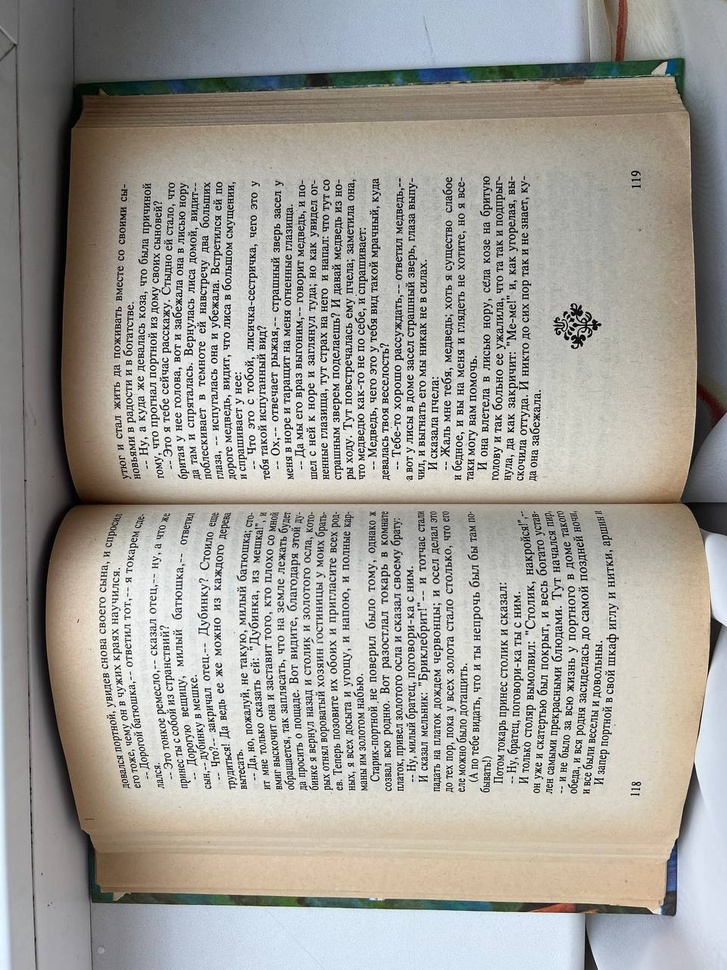
#> input picture лабораторна_1/original/text_1.jpg, 727 x 970 px, shrunk from 960 x 1280 before the run, found by its file name
$ python lab_1.py
#> lines starting #> are read from the running program, lines starting #| are printed output that depends on the picture; after the words box and inside, x2 and y2 are one past the last pixel; in counts of white or black regions, pixels touching at a corner belong together
import cv2
import numpy as np


img = cv2.imread("text_1.jpg")         # зчитуємо фотографію
#> img is the input picture: shape (970, 727, 3); mean B, G, R 156.8, 162.3, 164.5


Array_grey = []

for Color_Pixel in img:
    list_1 = []
    for grey_pixel in Color_Pixel:
        list_1.append(sum(grey_pixel) // 3)
    Array_grey.append(list_1)
#> after the loop, Array_grey = 970 items

# отримуємо маємо масив із відтінками сірого
grey_img = np.array(Array_grey, dtype=np.uint8)
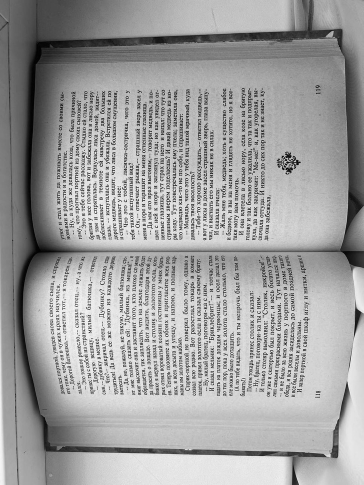
#> grey_img: shape (970, 727) (shown at 1/2 size); min 0, max 255, mean 160.9

# масив для інтенсивностей пікселів
img_array = np.array(Array_grey)

# створення гістограми
hist, _ = np.histogram(img_array, bins=256, range=(0, 256))
#> hist = 256 values, max 7733 at index 191, min 396 at index 251, mean 2754.6

total_pixels = grey_img.shape[0] * grey_img.shape[1]

# змінних для оптимального порогу та максимального міжгрупового дисперсійного варіанту
optimal_threshold = 0
max_variance = 0

# перебір можливих порогів від 0 до 255
for threshold in range(256):
    # розрахунок ймовірностей належності до класів об'єктів та фону
    pixels_lower = np.sum(hist[:threshold])
    pixels_higher = np.sum(hist[threshold:])
    prob_lower = pixels_lower / total_pixels
    prob_higher = pixels_higher / total_pixels

    # розрахунок середніх значень об'єктів та фону
    mean_lower = np.sum(np.arange(threshold) * hist[:threshold]) / pixels_lower if pixels_lower > 0 else 0
    mean_higher = np.sum(np.arange(threshold, 256) * hist[threshold:]) / pixels_higher if pixels_higher > 0 else 0

    # розрахунок внутрішньогрупової дисперсії
    variance_lower = np.sum(((np.arange(threshold) - mean_lower) ** 2) * hist[:threshold]) / pixels_lower if pixels_lower > 0 else 0
    variance_higher = np.sum(((np.arange(threshold, 256) - mean_higher) ** 2) * hist[threshold:]) / pixels_higher if pixels_higher > 0 else 0

    # розрахунок міжгрупової дисперсії
    interclass_variance = prob_lower * prob_higher * (mean_lower - mean_higher) ** 2

    # оновлення оптимального порогу, якщо знайдено кращий
    if interclass_variance > max_variance:
        max_variance = interclass_variance
        optimal_threshold = threshold
#> this loop made 256 passes
#> (pixels_lower, pixels_higher, prob_lower, prob_higher, mean_lower, mean_higher, variance_lower, variance_higher) on passes 2 to 8: (444, 704746, 0.00063, 0.999, 0, 161, 0, 3219.9), (849, 704341, 0.0012, 0.999, 0.477, 161.1, 0.249, 3207.1), (1267, 703923, 0.0018, 0.998, 0.979, 161.2, 0.68, 3193.9), (1799, 703391, 0.00255, 0.997, 1.58, 161.3, 1.33, 3177.4), (2365, 702825, 0.00335, 0.997, 2.16, 161.4, 2.08, 3160), (2944, 702246, 0.00417, 0.996, 2.72, 161.6, 2.95, 3142.4), (3460, 701730, 0.00491, 0.995, 3.21, 161.7, 3.88, 3126.9)

# створення пустого бінарного зображення тієї ж розмірності, що і сіре зображення
binary_img = np.zeros_like(grey_img)

# використання оптимального порогу для бінаризації зображення
for i in range(grey_img.shape[0]):
    for j in range(grey_img.shape[1]):
        pixel_value = grey_img[i, j]
        if pixel_value < optimal_threshold:
            binary_img[i, j] = 255  # піксель менше порогу - білий
        else:
            binary_img[i, j] = 0
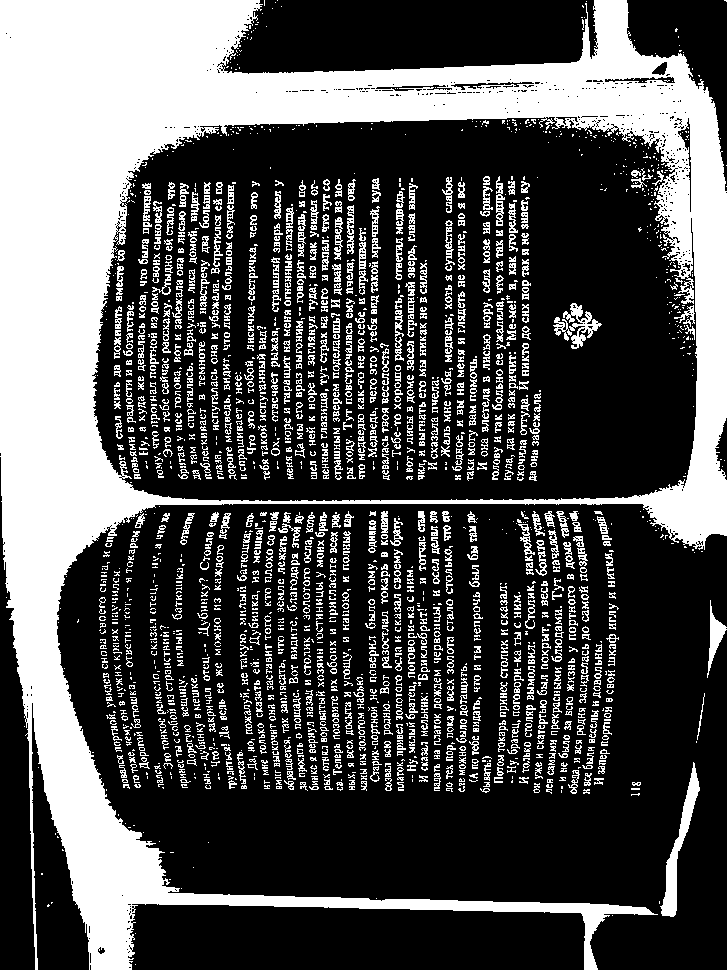
#> binary_img: shape (970, 727); 31.5% white; 2598 white regions (1290 under 20 px), largest, box (x1, y1, x2, y2) and area: (0, 0, 727, 970) 160828, (660, 762, 700, 917) 1516, (563, 303, 602, 349) 631

# створення пустого зображення тієї ж розмірності, що й оригінальне
color_img = np.zeros_like(img)

# нівелюємо різницю між білим та іншим кольором фону
i = 0
for pixel in binary_img:        # підрахунок білих пікселів
    for x in pixel:
        if x == 255:
            i += 1

if total_pixels - i >= total_pixels // 2:
    a = 255
else:
    a = 0

# ітеруєтеся по кожному пікселю зображення
for y in range(img.shape[0]):
    for x in range(img.shape[1]):
        if binary_img[y, x] == a:
            color_img[y, x] = img[y, x]  # встановлюємо колір пікселя з оригінального зображення
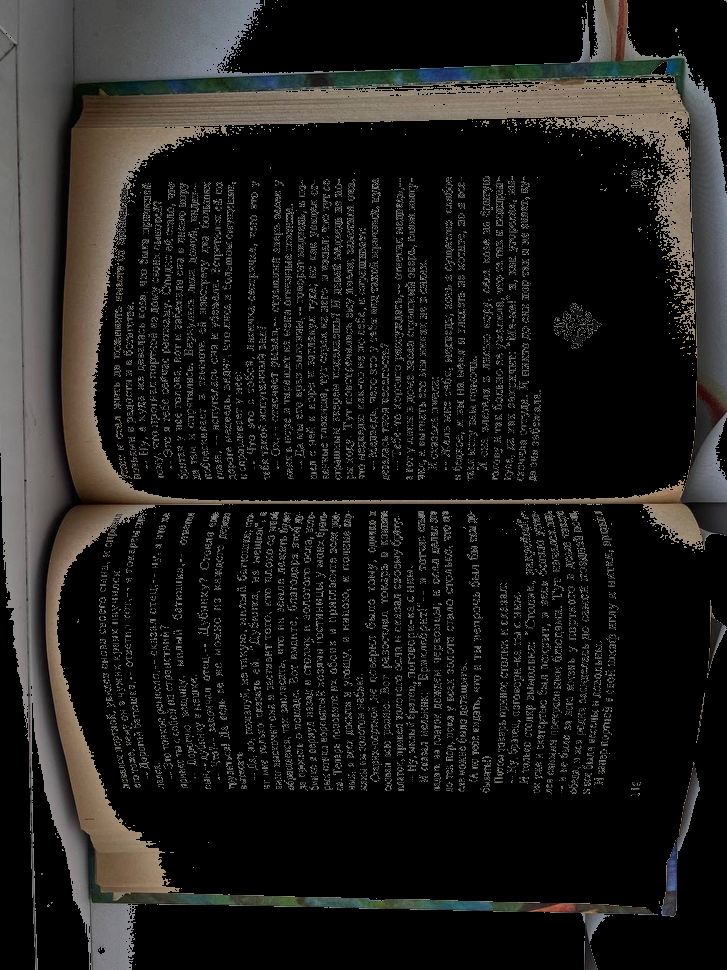
#> color_img: shape (970, 727, 3); mean B, G, R 26.7, 28.5, 29.7

# збереження кольорового зображення маски(об'єкта)
cv2.imwrite("output_text_1.jpg", color_img)

$ run again, with лабораторна_1/original/text_2.jpg copied over лабораторна_1/original/text_1.jpg
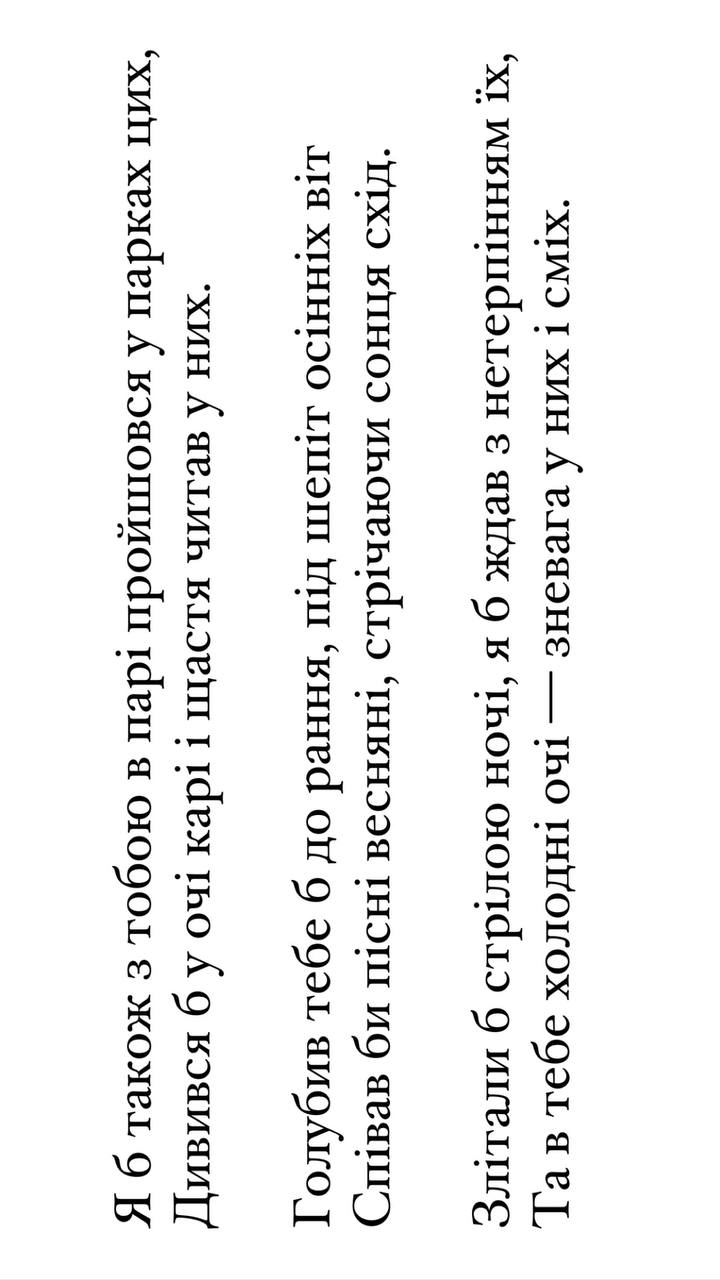
#> input picture лабораторна_1/original/text_2.jpg, 720 x 1280 px, found by its file name
#> img is the input picture: shape (1280, 720, 3); min 0, max 255, mean 240.4
#> after the loop `for Color_Pixel in img:`: Array_grey = 1280 items
#> `img_array = np.array(Array_grey)`:
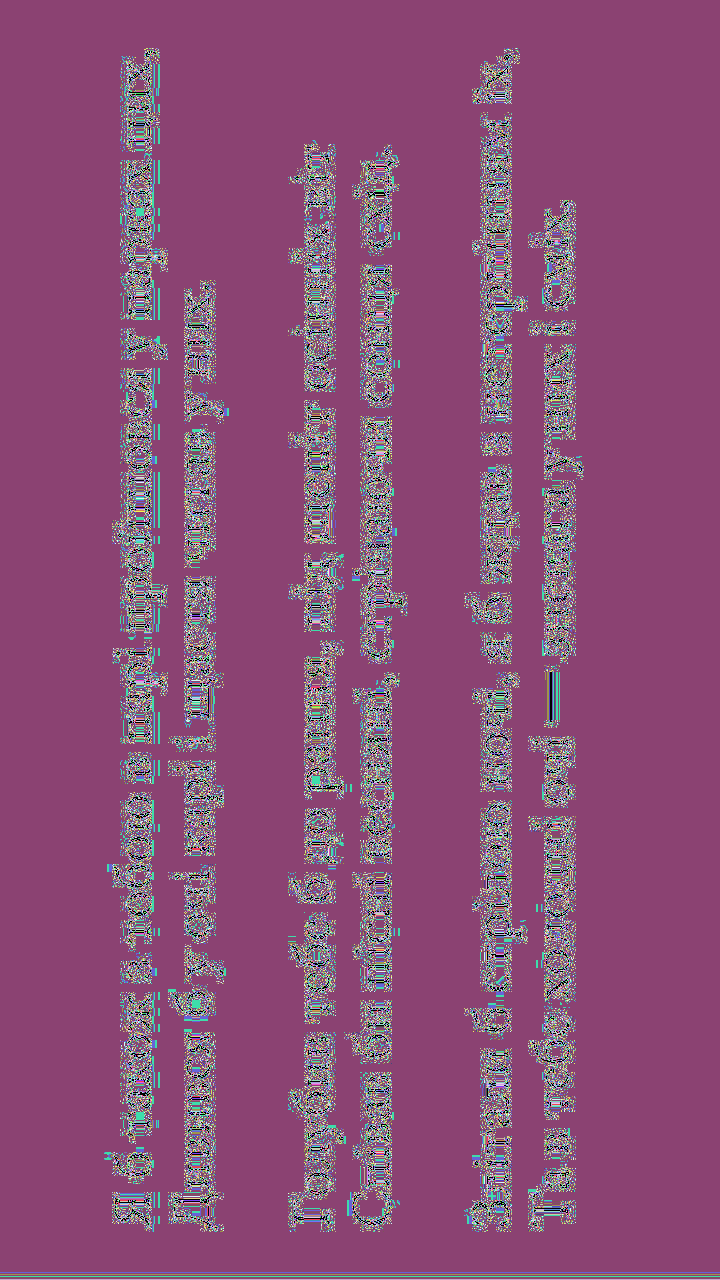
#> img_array: shape (1280, 720) int64; 256 distinct labels, from 0 to 255; one colour per label, 0 black
#> hist = 256 values, max 775614 at index 255, min 127 at index 122, mean 3600
#> the loop `for threshold in range(256): # розрахунок ймовірностей належності до к..` made 256 passes
#> (pixels_lower, pixels_higher, prob_lower, prob_higher, mean_lower, mean_higher, variance_lower, variance_higher) on passes 2 to 8: (13874, 907726, 0.0151, 0.985, 0, 244, 0, 2022.1), (15716, 905884, 0.0171, 0.983, 0.117, 244.5, 0.103, 1905.9), (17442, 904158, 0.0189, 0.981, 0.304, 245, 0.409, 1797), (18952, 902648, 0.0206, 0.979, 0.518, 245.4, 0.91, 1701.9), (20380, 901220, 0.0221, 0.978, 0.762, 245.8, 1.64, 1612.1), (21840, 899760, 0.0237, 0.976, 1.05, 246.2, 2.65, 1520.5), (23170, 898430, 0.0251, 0.975, 1.33, 246.5, 3.82, 1437.2)
#> after the loop `for y in range(img.shape[0]):`:
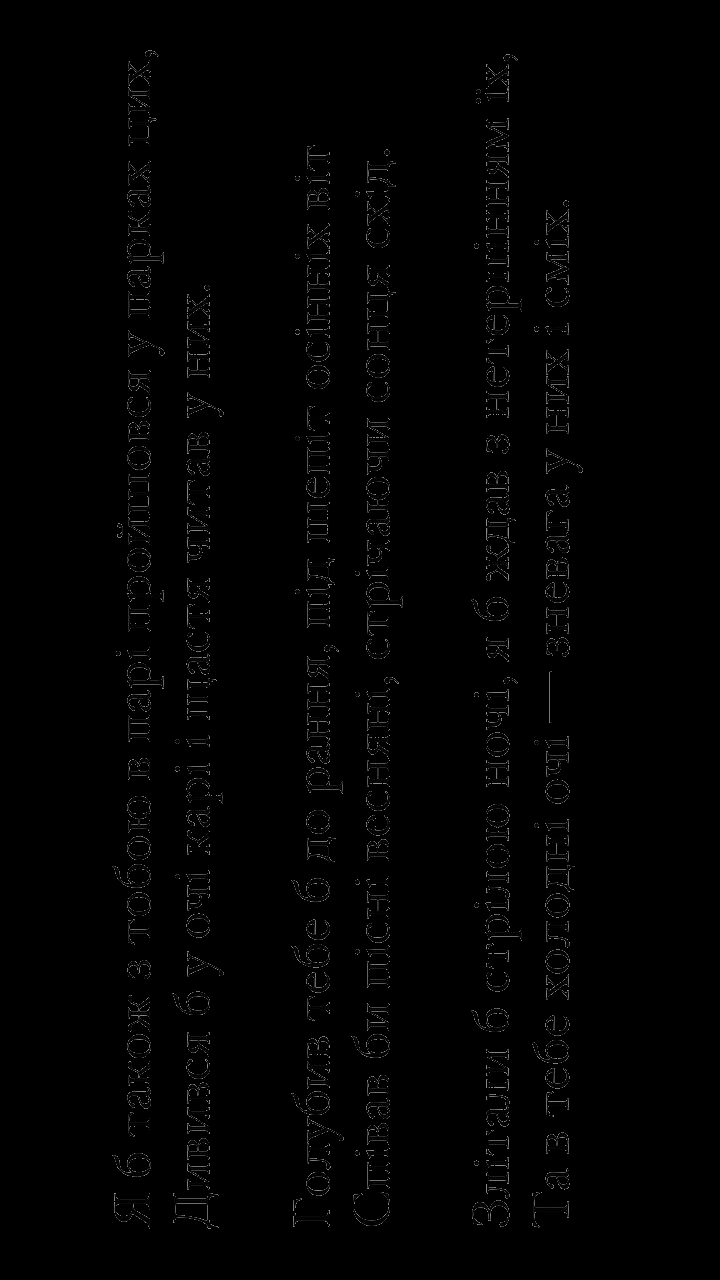
#> color_img: shape (1280, 720, 3); min 0, max 143, mean 2

$ run again, with лабораторна_1/original/obj_1.jpg copied over лабораторна_1/original/text_1.jpg
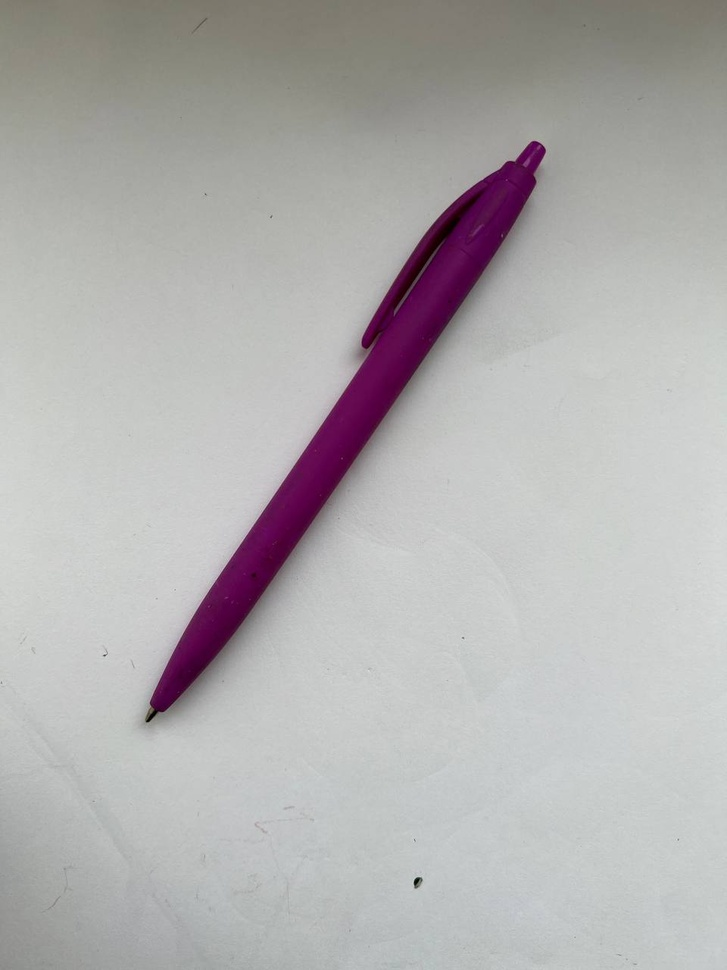
#> input picture лабораторна_1/original/obj_1.jpg, 727 x 970 px, shrunk from 960 x 1280 before the run, found by its file name
#> img is the input picture: shape (970, 727, 3); mean B, G, R 175.9, 175.7, 177.9
#> after the loop `for Color_Pixel in img:`: Array_grey = 970 items
#> hist = 256 values, max 27886 at index 202, min 0 at index 221, mean 2754.6
#> the loop `for threshold in range(256): # розрахунок ймовірностей належності до к..` made 256 passes
#> (pixels_lower, pixels_higher, prob_lower, prob_higher, mean_lower, mean_higher, variance_lower, variance_higher) on passes 2 to 9: (2, 705188, 2.84e-06, 1, 0, 176.3, 0, 1380.3), (6, 705184, 8.51e-06, 1, 0.667, 176.3, 0.222, 1380.1), (10, 705180, 1.42e-05, 1, 1.2, 176.3, 0.56, 1380), (18, 705172, 2.55e-05, 1, 2, 176.3, 1.11, 1379.7), (41, 705149, 5.81e-05, 1, 3.12, 176.3, 1.47, 1378.7), (69, 705121, 9.78e-05, 1, 3.88, 176.3, 1.73, 1377.6), (98, 705092, 0.000139, 1, 4.51, 176.3, 2.15, 1376.5), (132, 705058, 0.000187, 1, 5.15, 176.4, 2.78, 1375.2)
#> after the loop `for i in range(grey_img.shape[0]):`:
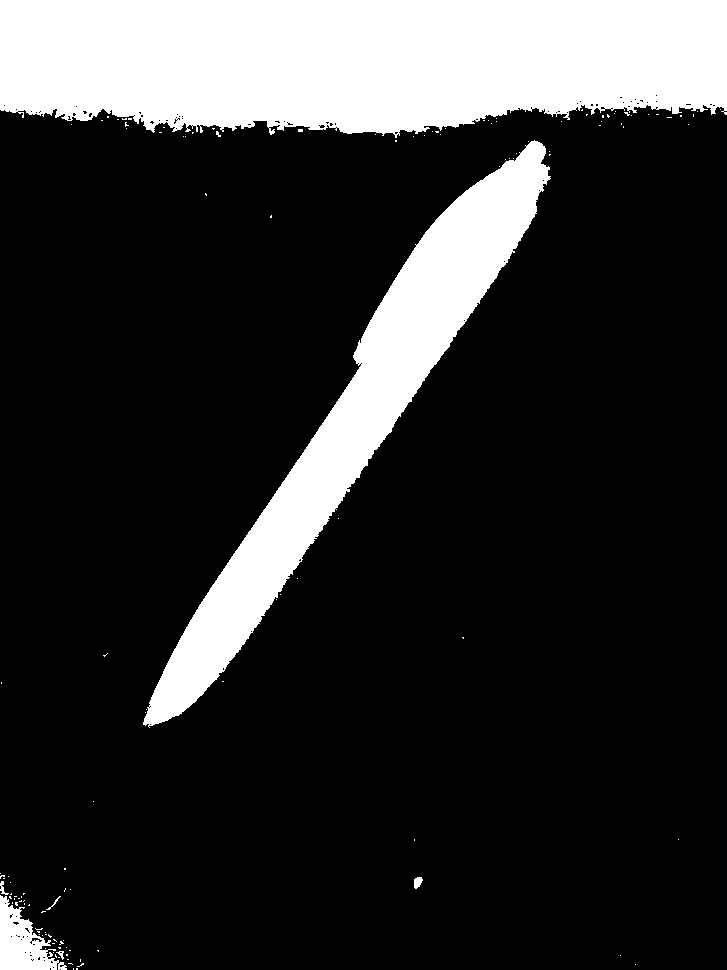
#> binary_img: shape (970, 727); 18.9% white; 130 white regions (123 under 20 px), largest, box (x1, y1, x2, y2) and area: (0, 0, 727, 138) 87037, (143, 140, 551, 728) 42840, (0, 895, 67, 970) 2558
#> after the loop `for y in range(img.shape[0]):`:
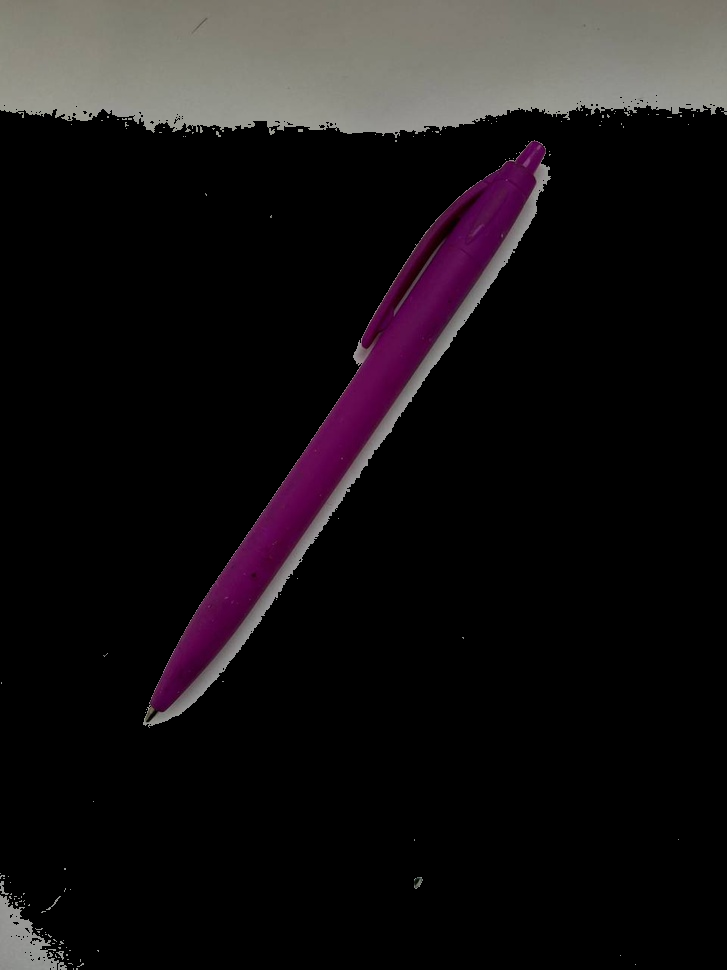
#> color_img: shape (970, 727, 3); mean B, G, R 21, 19.5, 23.2
